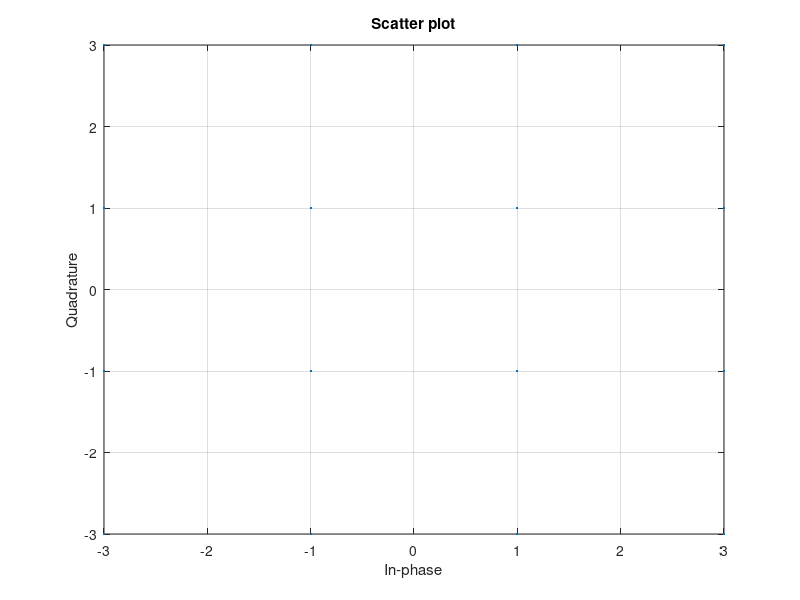
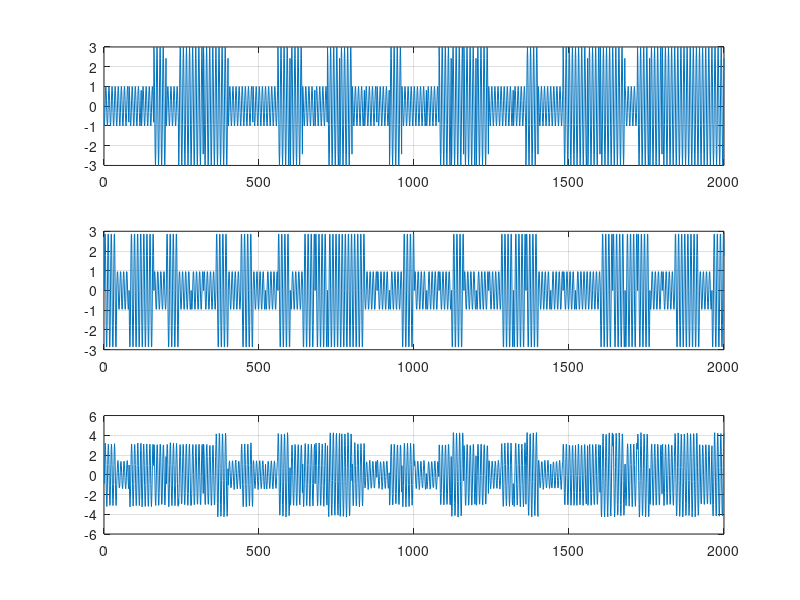
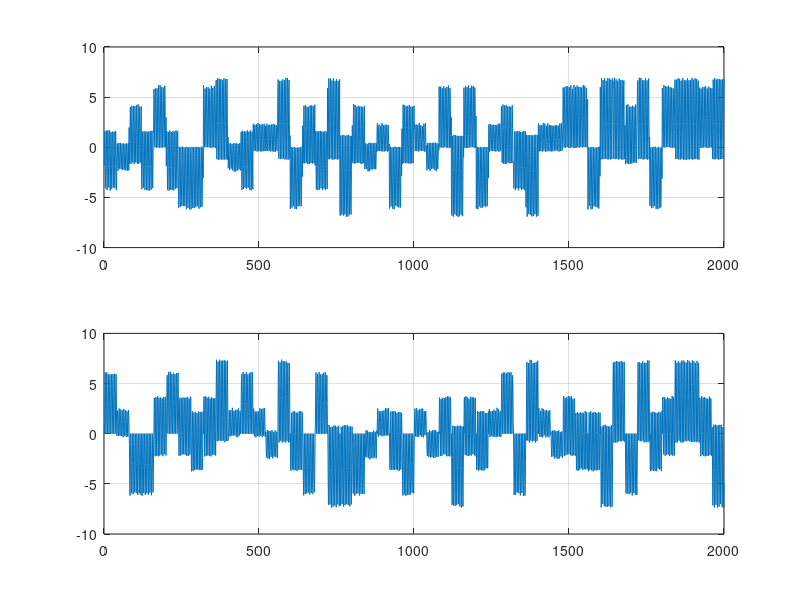

These figures' MATLAB source, in order: (Note: this script raises an error after producing the figures.)
clear, clc, close all
fs = 10000;
ts = 0: 1/fs: 0.2 - 1/fs;
N = length(ts);
fc = 1000;
M =16;
Ndata = 50;
bit_size = N / Ndata;
data = randi([0 M-1], Ndata, 1);
qdata = qammod(data, M);
scatterplot(qdata), grid on

qmod = repelem(qdata, bit_size).';
i = real((qmod).*cos(2*pi*fc*ts));
q = imag((qmod).*sin(2*pi*fc*ts));
y = i + q;
rng shuffle;
y = y + (rand(1,N)*0.2-0.1);
figure
subplot(3,1,1)
plot(i), grid on
subplot(3,1,2)
plot(q), grid on
subplot(3,1,3)
plot(y), grid on

idem = 2*y.*cos(2*pi*fc*ts);
qdem = 2*y.*sin(2*pi*fc*ts);

figure

subplot(2,1,1)
plot(idem), grid on
subplot(2,1,2)
plot(qdem), grid on


fltr = qam_filter;

idemf =  round(conv(fltr.Numerator, idem));
qdemf = round(conv(fltr.Numerator, qdem));

figure

subplot(2,1,1)
plot(idemf), grid on
subplot(2,1,2)
plot(qdemf), grid on

demod = complex(idemf, qdemf);

fir_delay = round(length(fltr.Numerator)/2);
demod_data = demod(fir_delay+round(bit_size/2):bit_size:length(demod)-fir_delay);
y = qamdemod(demod_data, M);
figure;
plot(data), grid on, hold on
plot(y, 'xr', 'LineWidth',5)
